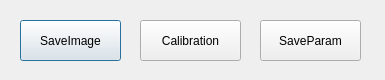
<?xml version="1.0" encoding="UTF-8"?>
<ui version="4.0">
 <class>CalibrationDialog</class>
 <widget class="QDialog" name="CalibrationDialog">
  <property name="geometry">
   <rect>
    <x>0</x>
    <y>0</y>
    <width>385</width>
    <height>80</height>
   </rect>
  </property>
  <property name="windowTitle">
   <string>CalibrationDialog</string>
  </property>
  <widget class="QPushButton" name="SaveImage">
   <property name="geometry">
    <rect>
     <x>20</x>
     <y>20</y>
     <width>101</width>
     <height>41</height>
    </rect>
   </property>
   <property name="text">
    <string>SaveImage</string>
   </property>
  </widget>
  <widget class="QPushButton" name="Cali">
   <property name="geometry">
    <rect>
     <x>140</x>
     <y>20</y>
     <width>101</width>
     <height>41</height>
    </rect>
   </property>
   <property name="text">
    <string>Calibration</string>
   </property>
  </widget>
  <widget class="QPushButton" name="Save">
   <property name="geometry">
    <rect>
     <x>260</x>
     <y>20</y>
     <width>101</width>
     <height>41</height>
    </rect>
   </property>
   <property name="text">
    <string>SaveParam</string>
   </property>
  </widget>
 </widget>
 <resources/>
 <connections/>
</ui>
